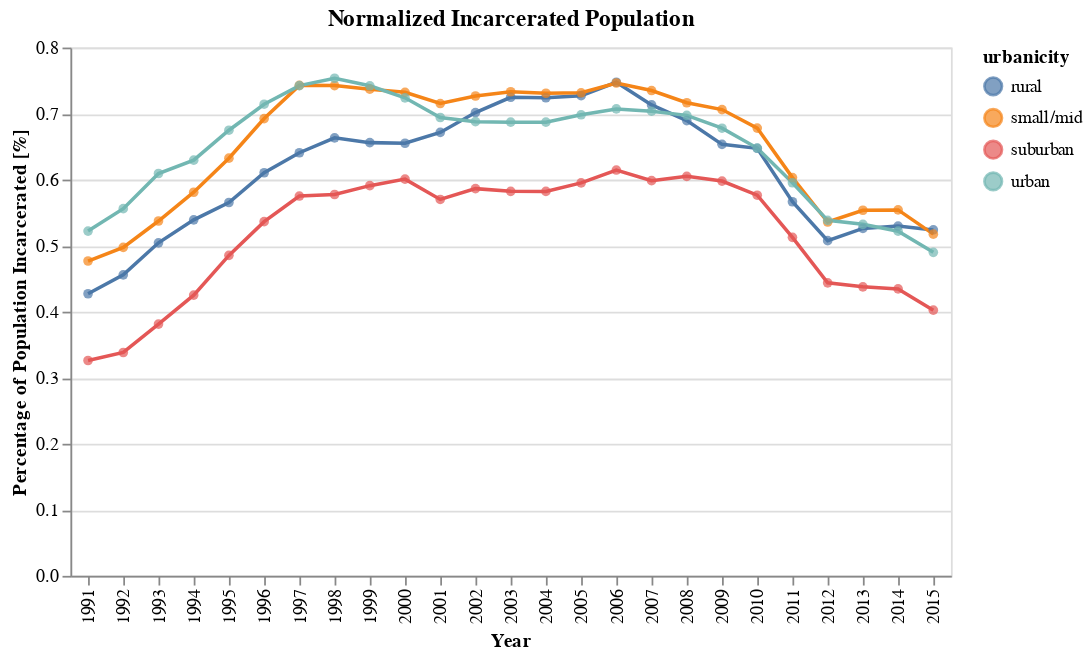

The code cell stored with this chart in its notebook:
### Code cell
urbanicity_line_1_normal + urbanicity_point_1_normal

### Figure 1 — Vega-Lite specification as saved in the notebook (floating-point values rounded to 4 significant figures)
{"config": {"view": {"continuousWidth": 400, "continuousHeight": 300}}, "layer": [{"mark": "line", "encoding": {"color": {"type": "nominal", "field": "urbanicity"}, "x": {"type": "ordinal", "axis": {"title": "Year"}, "field": "year"}, "y": {"type": "quantitative", "axis": {"title": "Percentage of Population Incarcerated [%]"}, "field": "proportion"}}}, {"mark": {"type": "point", "filled": true}, "encoding": {"color": {"type": "nominal", "field": "urbanicity"}, "x": {"type": "ordinal", "axis": {"title": "Year"}, "field": "year"}, "y": {"type": "quantitative", "axis": {"title": "Percentage of Population Incarcerated [%]"}, "field": "proportion"}}, "title": "Normalized Incarcerated Population"}], "data": {"name": "data-f05f1658c922eecf428cedcf1b26bffe"}, "$schema": "https://vega.github.io/schema/vega-lite/v4.8.1.json", "datasets": {"data-f05f1658c922eecf428cedcf1b26bffe": [{"year": 1991, "urbanicity": "rural", "population": 457400.0, "prison_population": 1954.0, "proportion": 0.4272}, {"year": 1991, "urbanicity": "small/mid", "population": 3928000.0, "prison_population": 18730.0, "proportion": 0.4767}, {"year": 1991, "urbanicity": "suburban", "population": 2435000.0, "prison_population": 7941.0, "proportion": 0.3261}, {"year": 1991, "urbanicity": "urban", "population": 13380000.0, "prison_population": 69860.0, "proportion": 0.5221}, {"year": 1992, "urbanicity": "rural", "population": 465800.0, "prison_population": 2123.0, "proportion": 0.4558}, {"year": 1992, "urbanicity": "small/mid", "population": 4009000.0, "prison_population": 19940.0, "proportion": 0.4975}, {"year": 1992, "urbanicity": "suburban", "population": 2483000.0, "prison_population": 8398.0, "proportion": 0.3383}, {"year": 1992, "urbanicity": "urban", "population": 13530000.0, "prison_population": 75250.0, "proportion": 0.5561}, {"year": 1993, "urbanicity": "rural", "population": 470100.0, "prison_population": 2371.0, "proportion": 0.5043}, {"year": 1993, "urbanicity": "small/mid", "population": 4048000.0, "prison_population": 21750.0, "proportion": 0.5373}, {"year": 1993, "urbanicity": "suburban", "population": 2499000.0, "prison_population": 9528.0, "proportion": 0.3813}, {"year": 1993, "urbanicity": "urban", "population": 13540000.0, "prison_population": 82490.0, "proportion": 0.6092}, {"year": 1994, "urbanicity": "rural", "population": 474000.0, "prison_population": 2555.0, "proportion": 0.5391}, {"year": 1994, "urbanicity": "small/mid", "population": 4077000.0, "prison_population": 23690.0, "proportion": 0.5809}, {"year": 1994, "urbanicity": "suburban", "population": 2511000.0, "prison_population": 10670.0, "proportion": 0.4251}, {"year": 1994, "urbanicity": "urban", "population": 13530000.0, "prison_population": 85180.0, "proportion": 0.6295}, {"year": 1995, "urbanicity": "rural", "population": 479200.0, "prison_population": 2709.0, "proportion": 0.5653}, {"year": 1995, "urbanicity": "small/mid", "population": 4104000.0, "prison_population": 25960.0, "proportion": 0.6325}, {"year": 1995, "urbanicity": "suburban", "population": 2534000.0, "prison_population": 12300.0, "proportion": 0.4853}, {"year": 1995, "urbanicity": "urban", "population": 13540000.0, "prison_population": 91400.0, "proportion": 0.6748}, {"year": 1996, "urbanicity": "rural", "population": 486600.0, "prison_population": 2970.0, "proportion": 0.6104}, {"year": 1996, "urbanicity": "small/mid", "population": 4148000.0, "prison_population": 28720.0, "proportion": 0.6924}, {"year": 1996, "urbanicity": "suburban", "population": 2563000.0, "prison_population": 13740.0, "proportion": 0.5363}, {"year": 1996, "urbanicity": "urban", "population": 13640000.0, "prison_population": 97380.0, "proportion": 0.7142}, {"year": 1997, "urbanicity": "rural", "population": 497100.0, "prison_population": 3185.0, "proportion": 0.6407}, {"year": 1997, "urbanicity": "small/mid", "population": 4247000.0, "prison_population": 31540.0, "proportion": 0.7428}, {"year": 1997, "urbanicity": "suburban", "population": 2625000.0, "prison_population": 15100.0, "proportion": 0.5751}, {"year": 1997, "urbanicity": "urban", "population": 13890000.0, "prison_population": 103100.0, "proportion": 0.7424}, {"year": 1998, "urbanicity": "rural", "population": 504600.0, "prison_population": 3347.0, "proportion": 0.6633}, {"year": 1998, "urbanicity": "small/mid", "population": 4353000.0, "prison_population": 32310.0, "proportion": 0.7424}, {"year": 1998, "urbanicity": "suburban", "population": 2690000.0, "prison_population": 15540.0, "proportion": 0.5775}, {"year": 1998, "urbanicity": "urban", "population": 14180000.0, "prison_population": 106900.0, "proportion": 0.7535}, {"year": 1999, "urbanicity": "rural", "population": 511400.0, "prison_population": 3355.0, "proportion": 0.656}, {"year": 1999, "urbanicity": "small/mid", "population": 4460000.0, "prison_population": 32870.0, "proportion": 0.737}, {"year": 1999, "urbanicity": "suburban", "population": 2752000.0, "prison_population": 16260.0, "proportion": 0.5909}, {"year": 1999, "urbanicity": "urban", "population": 14460000.0, "prison_population": 107300.0, "proportion": 0.7421}, {"year": 2000, "urbanicity": "rural", "population": 518900.0, "prison_population": 3399.0, "proportion": 0.6551}, {"year": 2000, "urbanicity": "small/mid", "population": 4560000.0, "prison_population": 33380.0, "proportion": 0.7321}, {"year": 2000, "urbanicity": "suburban", "population": 2813000.0, "prison_population": 16900.0, "proportion": 0.6008}, {"year": 2000, "urbanicity": "urban", "population": 14690000.0, "prison_population": 106300.0, "proportion": 0.7239}, {"year": 2001, "urbanicity": "rural", "population": 526900.0, "prison_population": 3538.0, "proportion": 0.6715}, {"year": 2001, "urbanicity": "small/mid", "population": 4663000.0, "prison_population": 33350.0, "proportion": 0.7152}, {"year": 2001, "urbanicity": "suburban", "population": 2881000.0, "prison_population": 16420.0, "proportion": 0.57}, {"year": 2001, "urbanicity": "urban", "population": 14930000.0, "prison_population": 103600.0, "proportion": 0.6941}, {"year": 2002, "urbanicity": "rural", "population": 535700.0, "prison_population": 3758.0, "proportion": 0.7016}, {"year": 2002, "urbanicity": "small/mid", "population": 4763000.0, "prison_population": 34610.0, "proportion": 0.7267}, {"year": 2002, "urbanicity": "suburban", "population": 2930000.0, "prison_population": 17180.0, "proportion": 0.5863}, {"year": 2002, "urbanicity": "urban", "population": 15110000.0, "prison_population": 103900.0, "proportion": 0.6878}, {"year": 2003, "urbanicity": "rural", "population": 544800.0, "prison_population": 3948.0, "proportion": 0.7247}, {"year": 2003, "urbanicity": "small/mid", "population": 4857000.0, "prison_population": 35600.0, "proportion": 0.733}, {"year": 2003, "urbanicity": "suburban", "population": 2981000.0, "prison_population": 17360.0, "proportion": 0.5823}, {"year": 2003, "urbanicity": "urban", "population": 15280000.0, "prison_population": 104900.0, "proportion": 0.687}, {"year": 2004, "urbanicity": "rural", "population": 552100.0, "prison_population": 3997.0, "proportion": 0.724}, {"year": 2004, "urbanicity": "small/mid", "population": 4942000.0, "prison_population": 36110.0, "proportion": 0.7308}, {"year": 2004, "urbanicity": "suburban", "population": 3038000.0, "prison_population": 17680.0, "proportion": 0.5821}, {"year": 2004, "urbanicity": "urban", "population": 15430000.0, "prison_population": 106000.0, "proportion": 0.687}, {"year": 2005, "urbanicity": "rural", "population": 559100.0, "prison_population": 4065.0, "proportion": 0.7271}, {"year": 2005, "urbanicity": "small/mid", "population": 5016000.0, "prison_population": 36690.0, "proportion": 0.7315}, {"year": 2005, "urbanicity": "suburban", "population": 3092000.0, "prison_population": 18400.0, "proportion": 0.5951}, {"year": 2005, "urbanicity": "urban", "population": 15560000.0, "prison_population": 108700.0, "proportion": 0.6982}, {"year": 2006, "urbanicity": "rural", "population": 562300.0, "prison_population": 4203.0, "proportion": 0.7474}, {"year": 2006, "urbanicity": "small/mid", "population": 5083000.0, "prison_population": 37930.0, "proportion": 0.7463}, {"year": 2006, "urbanicity": "suburban", "population": 3132000.0, "prison_population": 19250.0, "proportion": 0.6145}, {"year": 2006, "urbanicity": "urban", "population": 15690000.0, "prison_population": 110900.0, "proportion": 0.7071}, {"year": 2007, "urbanicity": "rural", "population": 563400.0, "prison_population": 4018.0, "proportion": 0.7132}, {"year": 2007, "urbanicity": "small/mid", "population": 5138000.0, "prison_population": 37760.0, "proportion": 0.7349}, {"year": 2007, "urbanicity": "suburban", "population": 3167000.0, "prison_population": 18950.0, "proportion": 0.5984}, {"year": 2007, "urbanicity": "urban", "population": 15810000.0, "prison_population": 111200.0, "proportion": 0.7036}, {"year": 2008, "urbanicity": "rural", "population": 562100.0, "prison_population": 3875.0, "proportion": 0.6893}, {"year": 2008, "urbanicity": "small/mid", "population": 5189000.0, "prison_population": 37180.0, "proportion": 0.7164}, {"year": 2008, "urbanicity": "suburban", "population": 3197000.0, "prison_population": 19340.0, "proportion": 0.605}, {"year": 2008, "urbanicity": "urban", "population": 15970000.0, "prison_population": 111400.0, "proportion": 0.6973}, {"year": 2009, "urbanicity": "rural", "population": 560900.0, "prison_population": 3665.0, "proportion": 0.6534}, {"year": 2009, "urbanicity": "small/mid", "population": 5240000.0, "prison_population": 37000.0, "proportion": 0.7061}, {"year": 2009, "urbanicity": "suburban", "population": 3229000.0, "prison_population": 19300.0, "proportion": 0.5978}, {"year": 2009, "urbanicity": "urban", "population": 16150000.0, "prison_population": 109500.0, "proportion": 0.6778}, {"year": 2010, "urbanicity": "rural", "population": 560700.0, "prison_population": 3630.0, "proportion": 0.6474}, {"year": 2010, "urbanicity": "small/mid", "population": 5285000.0, "prison_population": 35840.0, "proportion": 0.6781}, {"year": 2010, "urbanicity": "suburban", "population": 3256000.0, "prison_population": 18770.0, "proportion": 0.5764}, {"year": 2010, "urbanicity": "urban", "population": 16280000.0, "prison_population": 105400.0, "proportion": 0.6478}, {"year": 2011, "urbanicity": "rural", "population": 560300.0, "prison_population": 3174.0, "proportion": 0.5665}, {"year": 2011, "urbanicity": "small/mid", "population": 5295000.0, "prison_population": 31930.0, "proportion": 0.6031}, {"year": 2011, "urbanicity": "suburban", "population": 3266000.0, "prison_population": 16740.0, "proportion": 0.5126}, {"year": 2011, "urbanicity": "urban", "population": 16310000.0, "prison_population": 97090.0, "proportion": 0.5952}, {"year": 2012, "urbanicity": "rural", "population": 555600.0, "prison_population": 2820.0, "proportion": 0.5076}, {"year": 2012, "urbanicity": "small/mid", "population": 5326000.0, "prison_population": 28540.0, "proportion": 0.5358}, {"year": 2012, "urbanicity": "suburban", "population": 3301000.0, "prison_population": 14650.0, "proportion": 0.4438}, {"year": 2012, "urbanicity": "urban", "population": 16480000.0, "prison_population": 88720.0, "proportion": 0.5383}, {"year": 2013, "urbanicity": "rural", "population": 544900.0, "prison_population": 2867.0, "proportion": 0.5261}, {"year": 2013, "urbanicity": "small/mid", "population": 5338000.0, "prison_population": 29550.0, "proportion": 0.5537}, {"year": 2013, "urbanicity": "suburban", "population": 3321000.0, "prison_population": 14540.0, "proportion": 0.4377}, {"year": 2013, "urbanicity": "urban", "population": 16620000.0, "prison_population": 88450.0, "proportion": 0.5322}, {"year": 2014, "urbanicity": "rural", "population": 535400.0, "prison_population": 2836.0, "proportion": 0.5297}, {"year": 2014, "urbanicity": "small/mid", "population": 5352000.0, "prison_population": 29660.0, "proportion": 0.5541}, {"year": 2014, "urbanicity": "suburban", "population": 3343000.0, "prison_population": 14520.0, "proportion": 0.4345}, {"year": 2014, "urbanicity": "urban", "population": 16750000.0, "prison_population": 87410.0, "proportion": 0.5219}, {"year": 2015, "urbanicity": "rural", "population": 529100.0, "prison_population": 2772.0, "proportion": 0.5239}, {"year": 2015, "urbanicity": "small/mid", "population": 5379000.0, "prison_population": 27830.0, "proportion": 0.5174}, {"year": 2015, "urbanicity": "suburban", "population": 3368000.0, "prison_population": 13550.0, "proportion": 0.4023}, {"year": 2015, "urbanicity": "urban", "population": 16870000.0, "prison_population": 82650.0, "proportion": 0.4899}]}}
